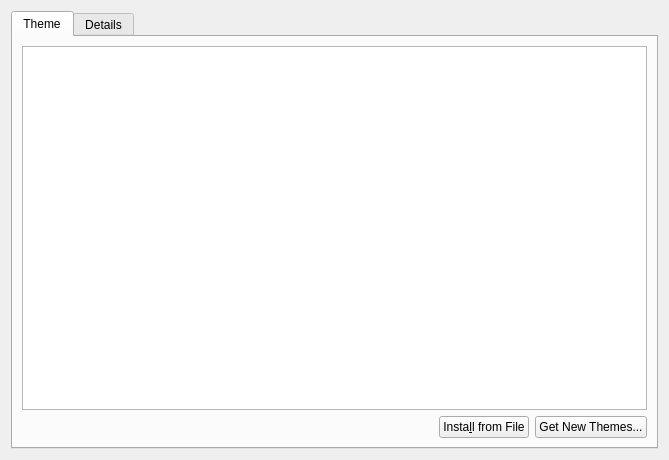
<?xml version="1.0" encoding="UTF-8"?>
<ui version="4.0">
 <class>DesktopTheme</class>
 <widget class="QWidget" name="DesktopTheme">
  <property name="geometry">
   <rect>
    <x>0</x>
    <y>0</y>
    <width>669</width>
    <height>460</height>
   </rect>
  </property>
  <layout class="QGridLayout" name="gridLayout_2">
   <item row="0" column="0">
    <widget class="QTabWidget" name="tabWidget">
     <property name="currentIndex">
      <number>0</number>
     </property>
     <widget class="QWidget" name="tab">
      <attribute name="title">
       <string>Theme</string>
      </attribute>
      <layout class="QGridLayout" name="gridLayout">
       <item row="0" column="0" colspan="3">
        <widget class="QListView" name="m_theme"/>
       </item>
       <item row="1" column="0">
        <spacer name="horizontalSpacer">
         <property name="orientation">
          <enum>Qt::Horizontal</enum>
         </property>
         <property name="sizeHint" stdset="0">
          <size>
           <width>462</width>
           <height>20</height>
          </size>
         </property>
        </spacer>
       </item>
       <item row="1" column="2">
        <widget class="KPushButton" name="m_newThemeButton">
         <property name="enabled">
          <bool>true</bool>
         </property>
         <property name="text">
          <string>Get New Themes...</string>
         </property>
         <property name="icon">
          <iconset theme="document-open-remote"/>
         </property>
        </widget>
       </item>
       <item row="1" column="1">
        <widget class="QPushButton" name="m_fileInstallButton">
         <property name="text">
          <string>Insta&amp;ll from File</string>
         </property>
         <property name="icon">
          <iconset theme="document-open"/>
         </property>
        </widget>
       </item>
      </layout>
     </widget>
     <widget class="QWidget" name="tab_2">
      <attribute name="title">
       <string>Details</string>
      </attribute>
      <layout class="QGridLayout" name="gridLayout_3">
       <item row="0" column="0">
        <widget class="DesktopThemeDetails" name="m_detailsWidget" native="true"/>
       </item>
      </layout>
     </widget>
    </widget>
   </item>
  </layout>
 </widget>
 <customwidgets>
  <customwidget>
   <class>KPushButton</class>
   <extends>QPushButton</extends>
   <header>kpushbutton.h</header>
  </customwidget>
  <customwidget>
   <class>DesktopThemeDetails</class>
   <extends>QWidget</extends>
   <header>desktopthemedetails.h</header>
   <container>1</container>
  </customwidget>
 </customwidgets>
 <resources/>
 <connections/>
</ui>
